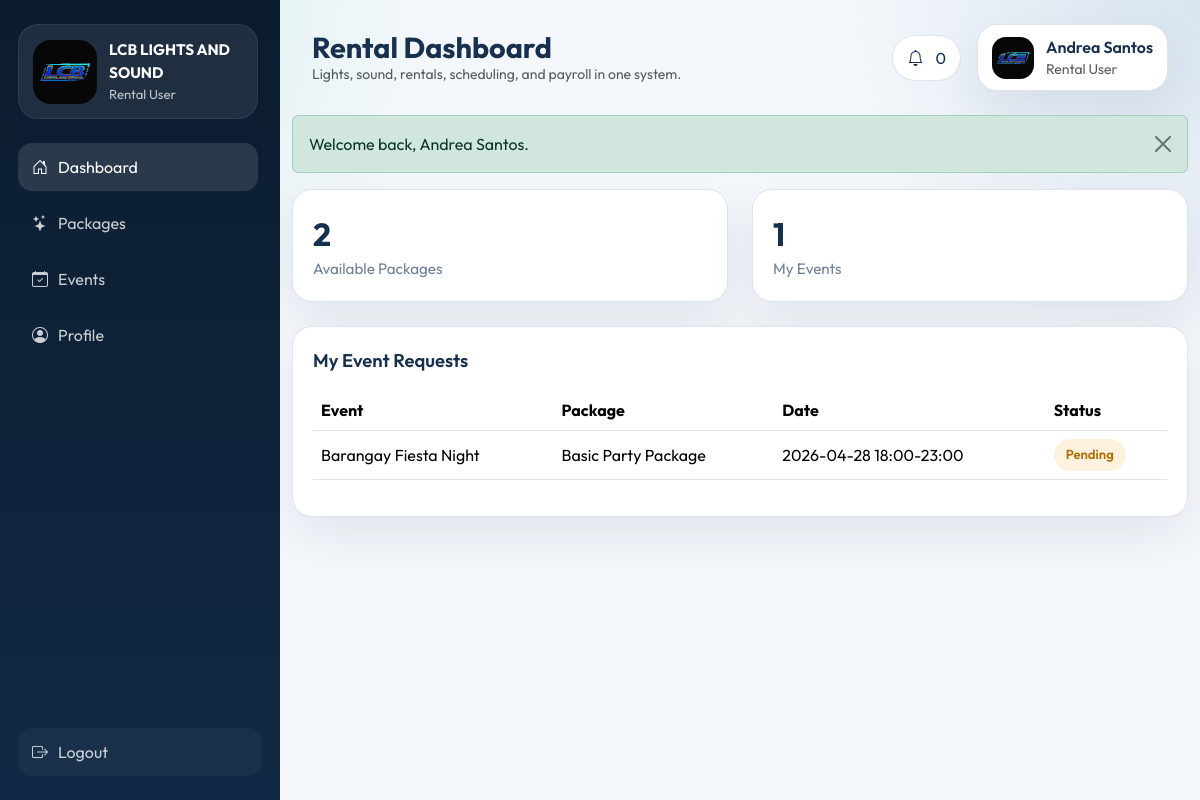
Page /rental/dashboard.php (signed in) on the committed database.
### tables this page shows
CREATE TABLE events (
    id INT AUTO_INCREMENT PRIMARY KEY,
    rental_user_id INT NOT NULL,
    package_id INT NULL,
    event_name VARCHAR(150) NOT NULL,
    event_type VARCHAR(100) NOT NULL,
    event_date DATE NOT NULL,
    start_time TIME NOT NULL,
    end_time TIME NOT NULL,
    address TEXT NOT NULL,
    full_name VARCHAR(150) NOT NULL,
    contact_number VARCHAR(30) NOT NULL,
    notes TEXT NULL,
    attachment_filename VARCHAR(255) NULL,
    event_status ENUM('Pending', 'Approved', 'Denied', 'Completed') NOT NULL DEFAULT 'Pending',
    created_at TIMESTAMP DEFAULT CURRENT_TIMESTAMP,
    FOREIGN KEY (rental_user_id) REFERENCES users(id) ON DELETE CASCADE,
    FOREIGN KEY (package_id) REFERENCES packages(id) ON DELETE SET NULL
);

CREATE TABLE packages (
    id INT AUTO_INCREMENT PRIMARY KEY,
    package_name VARCHAR(150) NOT NULL,
    description TEXT NULL,
    equipment_ids TEXT NULL,
    equipment_summary TEXT NULL,
    price DECIMAL(10,2) NOT NULL DEFAULT 0,
    availability_status ENUM('Available', 'Unavailable') NOT NULL DEFAULT 'Available',
    approval_status ENUM('Pending', 'Approved', 'Denied') NOT NULL DEFAULT 'Pending',
    submitted_by INT NULL,
    approved_by INT NULL,
    created_at TIMESTAMP DEFAULT CURRENT_TIMESTAMP,
    FOREIGN KEY (submitted_by) REFERENCES users(id) ON DELETE SET NULL,
    FOREIGN KEY (approved_by) REFERENCES users(id) ON DELETE SET NULL
);

### config/helpers.php (called while the page is built, shortened)
<?php
function db(): mysqli
{
    global $mysqli;
    return $mysqli;
}
function app_url(string $path = ''): string
{
    return rtrim(BASE_URL, '/') . ($path ? '/' . ltrim($path, '/') : '');
}
function e(?string $value): string
{
    return htmlspecialchars((string) $value, ENT_QUOTES, 'UTF-8');
}
function current_user(): ?array
{
    return $_SESSION['user'] ?? null;
}
function role_label(string $role): string
{
    return match ($role) {
        ACCOUNT_ADMIN => 'Administrator',
        ACCOUNT_EMPLOYEE => 'Employee',
        ACCOUNT_RENTAL => 'Rental User',
        default => ucfirst($role),
    };
}
function fetch_one(string $sql, string $types = '', array $params = []): ?array
{
    $stmt = db()->prepare($sql);
    if ($types !== '') {
        $stmt->bind_param($types, ...$params);
    }
    $stmt->execute();
    $result = $stmt->get_result()->fetch_assoc();
    return $result ?: null;
}
function fetch_all(string $sql, string $types = '', array $params = []): array
{
    $stmt = db()->prepare($sql);
    if ($types !== '') {
        $stmt->bind_param($types, ...$params);
    }
    $stmt->execute();
    return $stmt->get_result()->fetch_all(MYSQLI_ASSOC);
}
function count_table(string $table, string $where = '1=1'): int
{
    $result = db()->query("SELECT COUNT(*) AS total FROM {$table} WHERE {$where}");
    $row = $result->fetch_assoc();
    return (int) ($row['total'] ?? 0);
}
function user_avatar(?string $filename): string
{
    return app_url('assets/img/logo-placeholder.svg');
}

### rental/dashboard.php (the view, shortened to what this page needs)
<?php
$pageTitle = 'Rental Dashboard';
$userId = (int) current_user()['id'];
$stats = [
    'Available Packages' => count_table('packages', "approval_status = 'Approved' AND availability_status = 'Available'"),
    'My Events' => count_table('events', 'rental_user_id = ' . $userId),
];
$upcomingEvents = fetch_all('SELECT e.*, p.package_name FROM events e LEFT JOIN packages p ON p.id = e.package_id WHERE e.rental_user_id = ? ORDER BY e.event_date DESC', 'i', [$userId]);
require BASE_PATH . '/partials/layout_top.php';
?>
<div class="row g-4">
    <?php foreach ($stats as $label => $value): ?>
        <div class="col-md-6">
            <div class="stats-card">
                <div class="stats-value"><?= e((string) $value) ?></div>
                <div class="stats-label"><?= e($label) ?></div>
            </div>
        </div>
    <?php endforeach; ?>
    <div class="col-12">
        <div class="content-card">
            <div class="section-title mb-3">My Event Requests</div>
            <div class="table-responsive">
                <table class="table align-middle">
                    <thead>
                        <tr>
                            <th>Event</th>
                            <th>Package</th>
                            <th>Date</th>
                            <th>Status</th>
                        </tr>
                    </thead>
                    <tbody>
                    <?php foreach ($upcomingEvents as $event): ?>
                        <tr>
                            <td><?= e($event['event_name']) ?></td>
                            <td><?= e($event['package_name'] ?? 'Custom Request') ?></td>
                            <td><?= e($event['event_date']) ?> <?= e(substr($event['start_time'], 0, 5)) ?>-<?= e(substr($event['end_time'], 0, 5)) ?></td>
                            <td><span class="status-pill status-<?= strtolower(str_replace(' ', '-', $event['event_status'])) ?>"><?= e($event['event_status']) ?></span></td>
                        </tr>
                    <?php endforeach; ?>
                    </tbody>
                </table>
            </div>
        </div>
    </div>
</div>
<?php require BASE_PATH . '/partials/layout_bottom.php'; ?>

### partials/topbar.php (shortened to what this page needs)
<?php
$notificationCount = 0;
if ($user) {
    $row = fetch_one('SELECT COUNT(*) AS total FROM notifications WHERE user_id = ? AND is_read = 0', 'i', [(int) $user['id']]);
    $notificationCount = (int) ($row['total'] ?? 0);
}
?>
<div class="topbar">
    <div>
        <h1 class="topbar-title"><?= e($pageTitle) ?></h1>
        <div class="text-muted small">Lights, sound, rentals, scheduling, and payroll in one system.</div>
    </div>
    <div class="topbar-actions">
        <div class="notification-pill">
            <i class="bi bi-bell"></i>
            <span><?= $notificationCount ?></span>
        </div>
        <div class="user-chip">
            <img src="<?= e(user_avatar($user['profile_image'] ?? null)) ?>" alt="Profile">
            <div>
                <div class="fw-semibold"><?= e($user['full_name'] ?? $user['username']) ?></div>
                <div class="small text-muted"><?= e($user['employee_role'] ?? role_label($user['account_type'])) ?></div>
            </div>
        </div>
    </div>
</div>

### assets/css/style.css (style rules this page uses)
:root { --bg: #f4f7fb; --surface: #ffffff; --surface-alt: #0c1c2f; --text: #17304d; --muted: #6e8097; --primary: #145da0; --accent: #1fbf9f; --warning: #f39c12; --danger: #d64545; --border: #dbe4ef; --shadow: 0 18px 50px rgba(8, 31, 61, 0.08); }
* { box-sizing: border-box; }
body { margin: 0; background: radial-gradient(circle at top left, rgba(31, 191, 159, 0.16), transparent 30%), radial-gradient(circle at top right, rgba(20, 93, 160, 0.12), transparent 25%), var(--bg); color: var(--text); font-family: 'Outfit', sans-serif; }
.brand-card, .user-chip, .stats-card, .content-card, .mini-card, .auth-card, .calendar-card { background: var(--surface); border: 1px solid var(--border); border-radius: 20px; box-shadow: var(--shadow); }
.topbar { padding: 24px 32px 0; display: flex; justify-content: space-between; gap: 16px; align-items: center; flex-wrap: wrap; }
.topbar-title { margin: 0; font-size: 1.8rem; font-weight: 700; }
.topbar-actions { display: flex; gap: 16px; align-items: center; }
.notification-pill, .user-chip { padding: 10px 14px; display: flex; gap: 12px; align-items: center; }
.notification-pill { background: var(--surface); border: 1px solid var(--border); border-radius: 999px; }
.user-chip img { width: 42px; height: 42px; border-radius: 14px; object-fit: cover; }
.stats-card, .content-card, .mini-card, .calendar-card { padding: 20px; }
.stats-value { font-size: 2rem; font-weight: 700; overflow-wrap: anywhere; word-break: break-word; }
.stats-label { color: var(--muted); font-size: 0.95rem; }
.section-title { font-size: 1.15rem; font-weight: 600; }
.status-pill { display: inline-flex; align-items: center; border-radius: 999px; padding: 6px 12px; font-size: 0.82rem; font-weight: 600; }
.status-in-use, .status-pending, .status-partial, .status-unavailable { background: rgba(243, 156, 18, 0.14); color: #af6f05; }
.container-fluid, .row, .content-card, .calendar-card, .stats-card { min-width: 0; }

### rows in the picture
events: full_name "Andrea Santos", event_name "Barangay Fiesta Night", package.package_name "Basic Party Package", event_date "2026-04-28", start_time "18:00", end_time "23:00", event_status "Pending"

### other values in the picture
role_label($accountType) "Rental User"
$label "Dashboard"
$label "Packages"
$label "Events"
$label "Profile"
$pageTitle "Rental Dashboard"
$notificationCount "0"
$user['employee_role'] "Rental User"
$flash['message'] "Welcome back, Andrea Santos."
$value "2"
$label "Available Packages"
$value "1"
$label "My Events"
